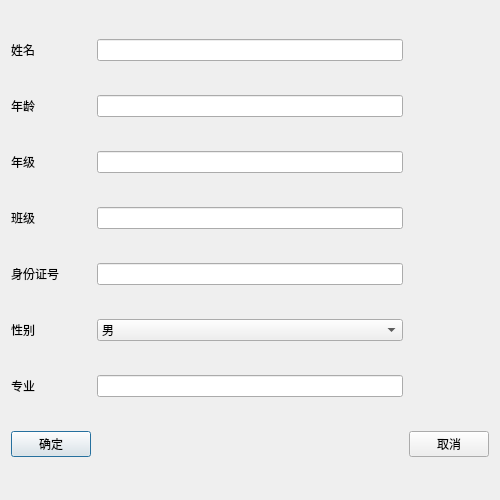
<?xml version="1.0" encoding="UTF-8"?>
<ui version="4.0">
 <class>stucell_updateInfo</class>
 <widget class="QDialog" name="stucell_updateInfo">
  <property name="geometry">
   <rect>
    <x>0</x>
    <y>0</y>
    <width>500</width>
    <height>500</height>
   </rect>
  </property>
  <property name="windowTitle">
   <string>Dialog</string>
  </property>
  <layout class="QGridLayout" name="gridLayout">
   <item row="0" column="0">
    <widget class="QLabel" name="label">
     <property name="text">
      <string>姓名</string>
     </property>
    </widget>
   </item>
   <item row="0" column="1">
    <widget class="QLineEdit" name="name"/>
   </item>
   <item row="1" column="0">
    <widget class="QLabel" name="label_4">
     <property name="text">
      <string>年龄</string>
     </property>
    </widget>
   </item>
   <item row="1" column="1">
    <widget class="QLineEdit" name="age"/>
   </item>
   <item row="2" column="0">
    <widget class="QLabel" name="label_5">
     <property name="text">
      <string>年级</string>
     </property>
    </widget>
   </item>
   <item row="2" column="1">
    <widget class="QLineEdit" name="grade">
     <property name="text">
      <string/>
     </property>
    </widget>
   </item>
   <item row="3" column="0">
    <widget class="QLabel" name="label_6">
     <property name="text">
      <string>班级</string>
     </property>
    </widget>
   </item>
   <item row="3" column="1">
    <widget class="QLineEdit" name="m_class">
     <property name="text">
      <string/>
     </property>
    </widget>
   </item>
   <item row="4" column="0">
    <widget class="QLabel" name="label_7">
     <property name="text">
      <string>身份证号</string>
     </property>
    </widget>
   </item>
   <item row="4" column="1">
    <widget class="QLineEdit" name="identity_id">
     <property name="text">
      <string/>
     </property>
    </widget>
   </item>
   <item row="5" column="0">
    <widget class="QLabel" name="label_2">
     <property name="text">
      <string>性别</string>
     </property>
    </widget>
   </item>
   <item row="5" column="1">
    <widget class="QComboBox" name="sex">
     <item>
      <property name="text">
       <string>男</string>
      </property>
     </item>
     <item>
      <property name="text">
       <string>女</string>
      </property>
     </item>
    </widget>
   </item>
   <item row="6" column="0">
    <widget class="QLabel" name="label_3">
     <property name="text">
      <string>专业</string>
     </property>
    </widget>
   </item>
   <item row="6" column="1">
    <widget class="QLineEdit" name="major">
     <property name="text">
      <string/>
     </property>
    </widget>
   </item>
   <item row="7" column="0">
    <widget class="QPushButton" name="commitButton">
     <property name="text">
      <string>确定</string>
     </property>
    </widget>
   </item>
   <item row="7" column="2">
    <widget class="QPushButton" name="cancelButton">
     <property name="text">
      <string>取消</string>
     </property>
    </widget>
   </item>
  </layout>
 </widget>
 <resources/>
 <connections/>
</ui>
